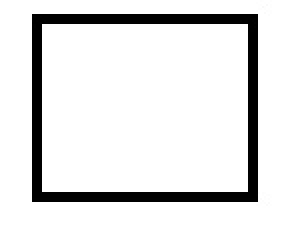
%> input picture Template.jpg, 149 x 119 px (shown 2 times larger)
$ octave noise.m   (GNU Octave 9; MATLAB toolbox functions it lacks are replaced by stand-ins)
%> lines starting %> are read from the running program, lines starting %| are printed output that depends on the picture; in (x1, y1, x2, y2) boxes, pixels count from 0 and x2, y2 are one past the last pixel; in counts of white or black regions, pixels touching at a corner belong together; the program's own positions count from 1
%% Setup

Template = imread('Template.jpg');
%> Template is the input picture: size 119x149x3 uint8; min 0, max 255, mean 226.7

Image = imread('TestImage2.png');
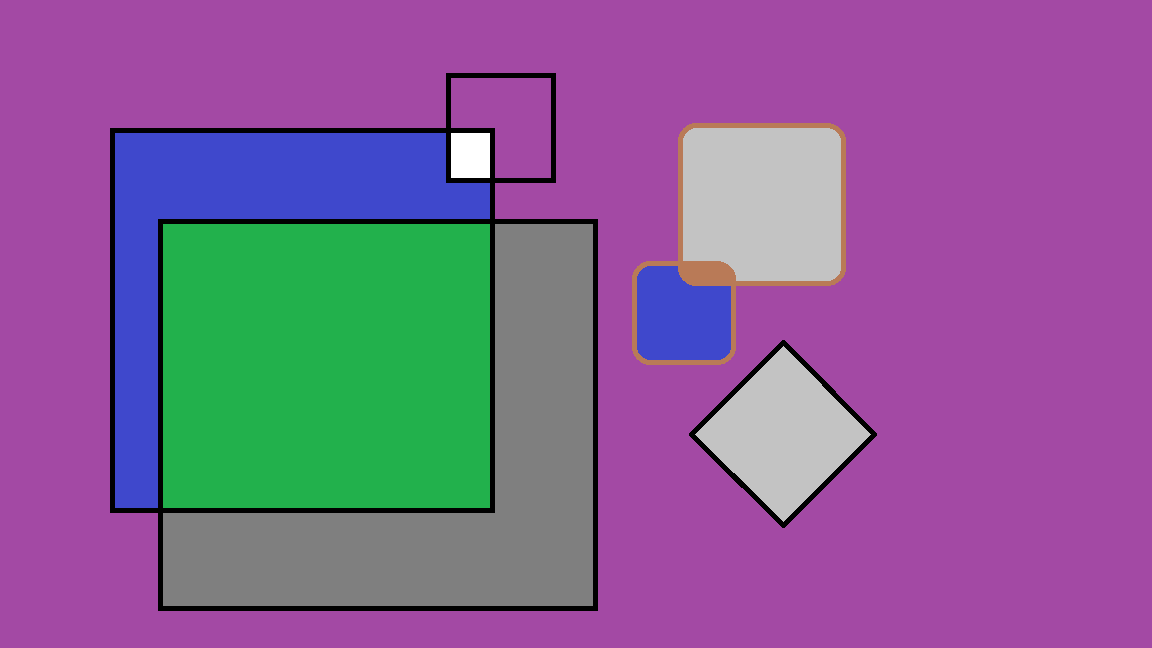
%> input picture TestImage2.png, 1152 x 648 px
%> Image is the input picture: size 648x1152x3 uint8; mean R, G, B 134.5, 95.9, 149.1

bwTemplate = im2bw(Template);
%> bwTemplate: size 119x149 logical; 88.9% white; 1 black region, box (x1, y1, x2, y2) and area: (16, 7, 129, 101) 1970
bwImage = im2bw(Image,0.1);
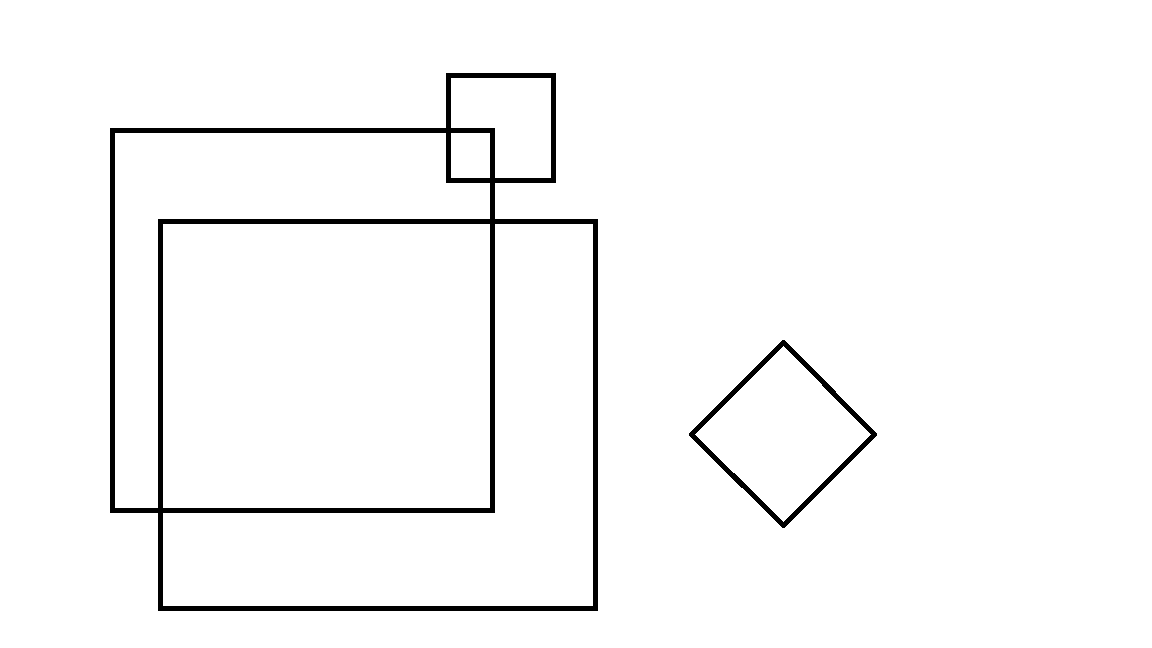
%> bwImage: size 648x1152 logical; 97.3% white; 2 black regions, box (x1, y1, x2, y2) and area: (110, 73, 598, 611) 17820, (689, 340, 877, 528) 2580

% imshow(bwTemplate)
% imshow(bwImage)

%% Noise Detection
% [35 lines of commented-out code are left out]
type = 'speckle';
% NT = imnoise(Template,type);
NI = imnoise(Image, type,20);
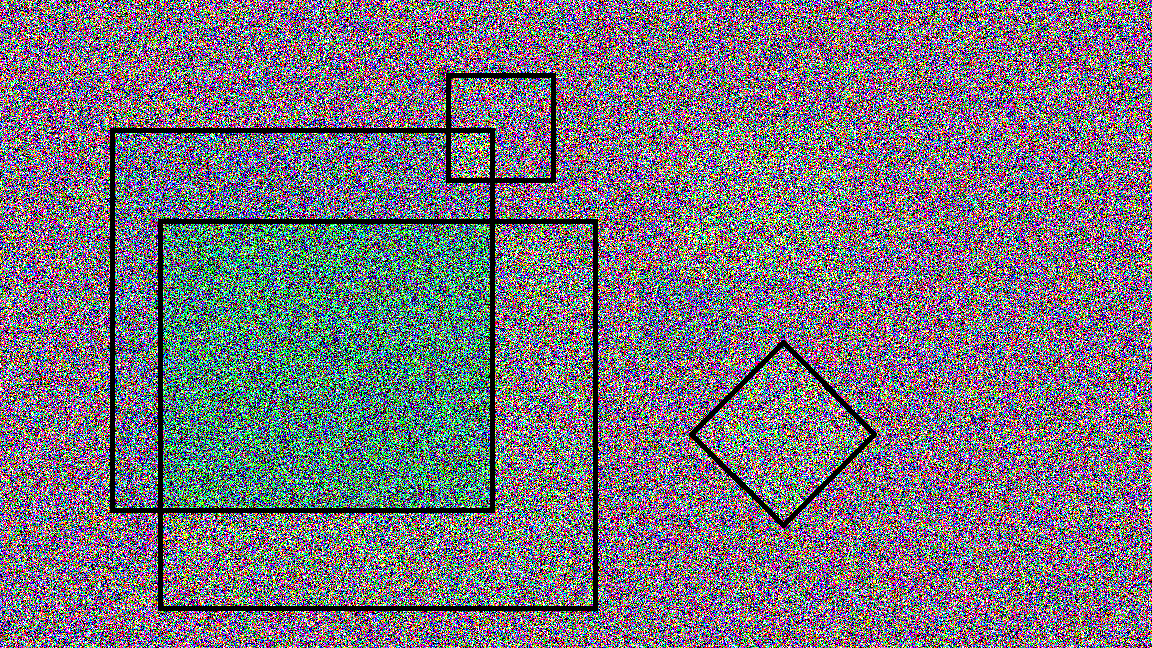
%> NI: size 648x1152x3 uint8; mean R, G, B 119.9, 116.3, 125.4
%
%
% subplot(2,1,1)
% imshow(NT)
% subplot(2,1,2)
imshow(NI)
% [14 lines of commented-out code are left out]
%% Edge Detection
%
% [gTemplate ,t ] = edge(bwTemplate,'Canny');
% [gImage ,t ] = edge(bwImage,'Canny');
%
% imshow(gTemplate)
% figure
% imshow(gImage)

% Hough Transform
%
% [HTemplate, t, r] = hough(gTemplate);
% [HImage,t,r] = hough(gImage);
% figure
% imshow(HTemplate, [], 'XData', t, 'YData', r )
% figure
% imshow(HImage, [], 'XData', t, 'YData', r )
%
% detect Hough peaks
% numpeaks = 4; %Number of peaks to look for
% P = houghpeaks(HImage, numpeaks)
%
% draw peaks over Hough transform
% don't replace the picture when we start to draw
% hold on;
% plot( t( P(:,2) ), r( P(:,1) ), 's', 'color', 'green');
%
% Random
%
% RGB = imread('Image.jpg');
%
% RGBTemp = imread('Template.jpg');
%
% Convert to intensity.
% I  = rgb2gray(RGB);
% ITemp = rgb2gray(RGBTemp);
%
% Extract edges.
% BW = edge(I,'canny');
% [H,T,R] = hough(BW,'RhoResolution',0.5,'Theta',-90:0.5:89.5);
%
% BWTemp = edge(ITemp,'canny');
% [HTemp,TTemp,RTemp] = hough(BWTemp,'RhoResolution',0.5,'Theta',-90:0.5:89.5);
%
% Display the original image.
% figure
% imshow(BW);
% title(' Image');
%
% Display the template image.
% figure
% imshow(BWTemp);
% title('Image Template');
%
% Display the Hough matrix of Image.
% figure
% imshow(imadjust(mat2gray(H)),'XData',T,'YData',R,...
%       'InitialMagnification','fit');
% title('Hough Transform of Image');
% xlabel('\theta'), ylabel('\rho');
% axis on, axis normal, hold on;
% colormap(hot);
% detect Hough peaks
% numpeaks = 10; %Number of peaks to look for
% P = houghpeaks(H, numpeaks)
%
% draw peaks over Hough transform
% don't replace the picture when we start to draw
% hold on;
% plot( T( P(:,2) ), R( P(:,1) ), 's', 'color', 'green');
% hold off
% Display the Hough matrix of template.
% figure
% imshow(imadjust(mat2gray(HTemp)),'XData',TTemp,'YData',RTemp,...
%       'InitialMagnification','fit');
% title('Hough Transform of Template');
% xlabel('\theta'), ylabel('\rho');
% axis on, axis normal, hold on;
% colormap(hot);
% detect Hough peaks in Template
% PTemp = houghpeaks(HTemp, numpeaks)
%
% draw peaks over Hough transform
% don't replace the picture when we start to draw
% hold on;
% plot( TTemp( PTemp(:,2) ), RTemp( PTemp(:,1) ), 's', 'color', 'green');
% hold off
%
% [maxval,maxind] = max(HTemp);
% medval = median(HTemp);
%
% [p]=polyfit(1:maxind-5,HTemp(1:maxind-5),2);
%
% if maxval<3*medval
%     'Triangle'
% elseif  p(3)>100
%     'Square'
% else
%    'Round'
% end
